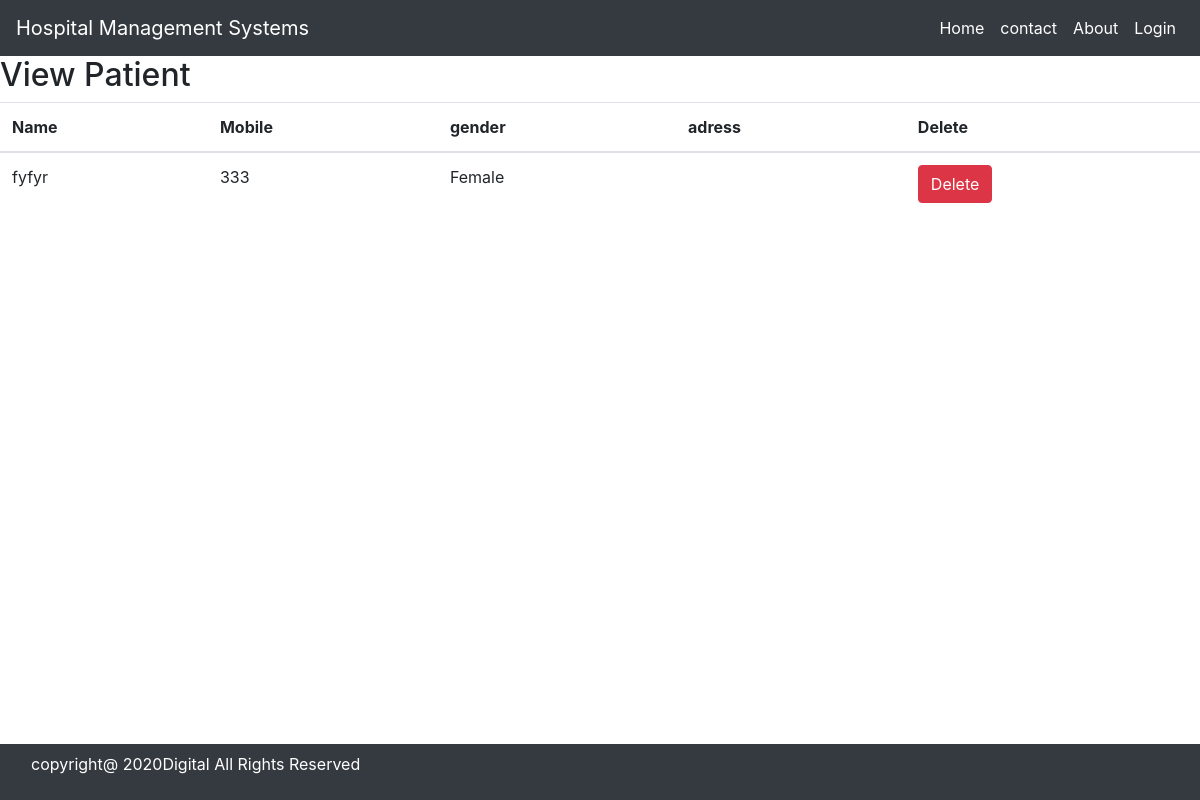
Screenshot of /view_patient with the database file from the repository.
### myapp/models.py (models this page shows)
class Patient(models.Model):
    Name=models.CharField(max_length=50)
    gender=models.CharField(max_length=50)
    mobile=models.IntegerField(null=True)
    adress=models.CharField(max_length=200)

### myapp/views.py (the view)
# urls.py: path('view_patient',views.view_patient,name='view_patient'),
def view_patient(request):
   doc=Patient.objects.all()
   d={'doc':doc}
   return render(request,'view_patient.html',d)

### templates/view_patient.html
{% extends 'base.html' %}
{% block content %}
<div>
 <h2>View Patient</h2>
    <table id="example" class="table table-hover">
        <thead>
            <tr>
                <th>Name</th>
                <th>Mobile</th>
                <th>gender</th>
                <th>adress</th>
                <th>Delete</th>
            </tr>
        </thead>
        <tbody>
            {% for i in doc %}
            <tr>
                <td>{{i.Name}}</td>
                <td>{{i.mobile}}</td>
                <td>{{i.gender}}</td>
                <td>{{i.adress}}</td>
                <td><a href="{% url 'delete_patient' i.id %}" onclick="return confirm ('are you sure want to delete?')" class="btn btn-danger">Delete</a></td>
            </tr>
            {% endfor %}
        </tbody>
    </table>
</div>
{% endblock %}

### rows the page displays
Patient: Name "fyfyr", mobile "333", gender "Female"
